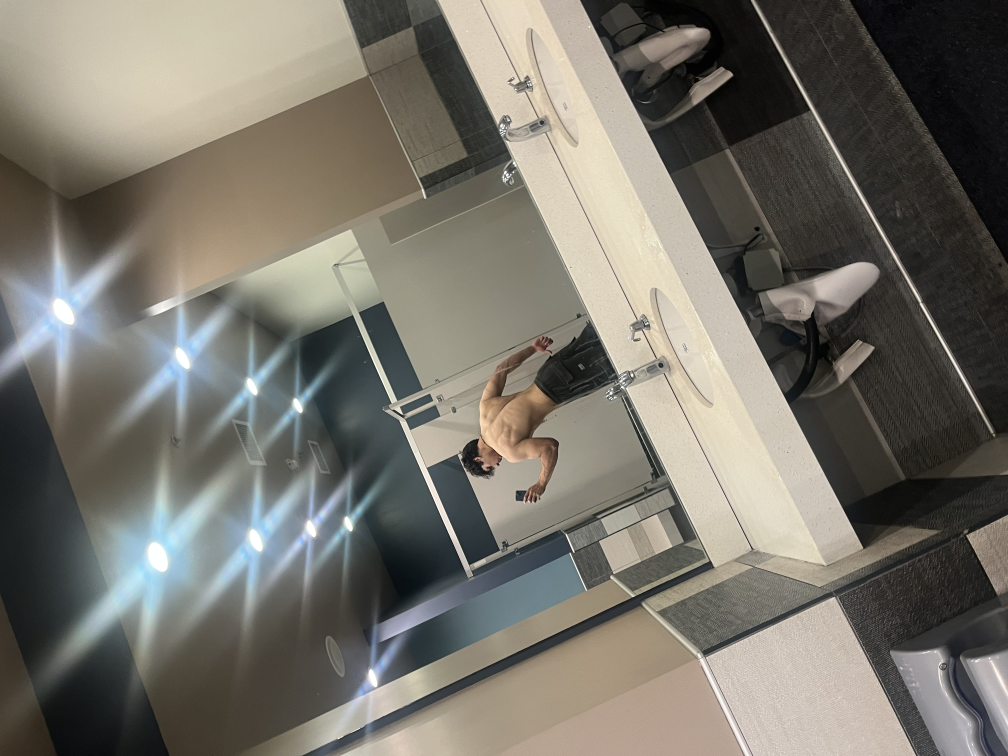
#> input picture fitness/media/IMG_4544.JPEG, 4032 x 3024 px, given in place of ultra-hud-layout.webp, which was not available (shown at 1/4 size)
$ python retrohud-sheets.py ../../fitness/media ../../fitness/media/IMG_5384.JPEG
#> lines starting #> are read from the running program, lines starting #| are printed output that depends on the picture
#!/usr/bin/env python3
"""Side-by-side sheets for the new HUD (claude/retro-hud): the owner's mockup beside our frame, and our Ultra parts beside
ultra-hud-parts.webp. Usage: python3 tests/retrohud-sheets.py OWNER_DIR [SUFFIX]   (frames in tests/out/retrohud/)."""
import sys, os
from PIL import Image, ImageDraw
owner = sys.argv[1]; suf = sys.argv[2] if len(sys.argv) > 2 else ''
out = os.path.join(os.path.dirname(os.path.abspath(__file__)), 'out', 'retrohud')
def fr(n): return Image.open(os.path.join(out, n.replace('.png', suf + '.png'))).convert('RGB')
#> called with n = 'ultra-drift-chase-390x844.png'
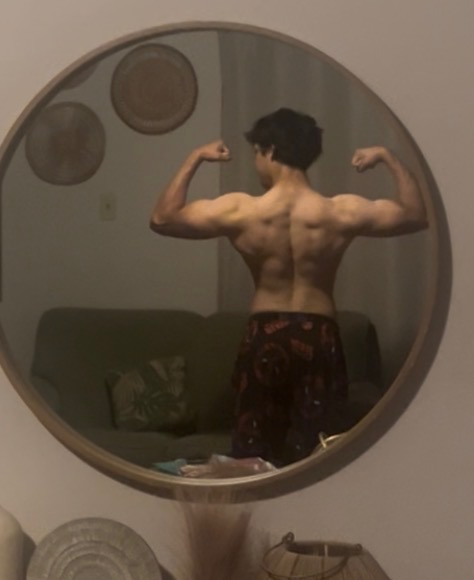
#> input picture fitness/media/IMG_5384.JPEG, 474 x 580 px, given in place of IMG_5384.JPEG.png, which was not available
#> returned value is the input picture: PIL image 474x580 RGB; mean R, G, B 99.1, 83.8, 69
def fit(im, h): return im.resize((round(im.width * h / im.height), h), Image.LANCZOS)
#> called with h = 1500
#> returned value: PIL image 2000x1500 RGB
def label(im, t):
    d = ImageDraw.Draw(im); d.rectangle((0, 0, 260, 26), fill=(0, 0, 0)); d.text((6, 6), t, fill=(255, 255, 255)); return im
def side(a, b, ta, tb, name, h=1500):
    a, b = label(fit(a, h), ta), label(fit(b, h), tb)
    s = Image.new('RGB', (a.width + b.width + 12, h), (20, 20, 20)); s.paste(a, (0, 0)); s.paste(b, (a.width + 12, 0)); s.save(os.path.join(out, name)); print(name, s.size)
#> after `s = Image.new('RGB', (a.width + b.width + 12, h), (20, 20, 20))`: s: PIL image 3238x1500 RGB; every value is 20
#> after `s.paste(a, (0, 0))`:
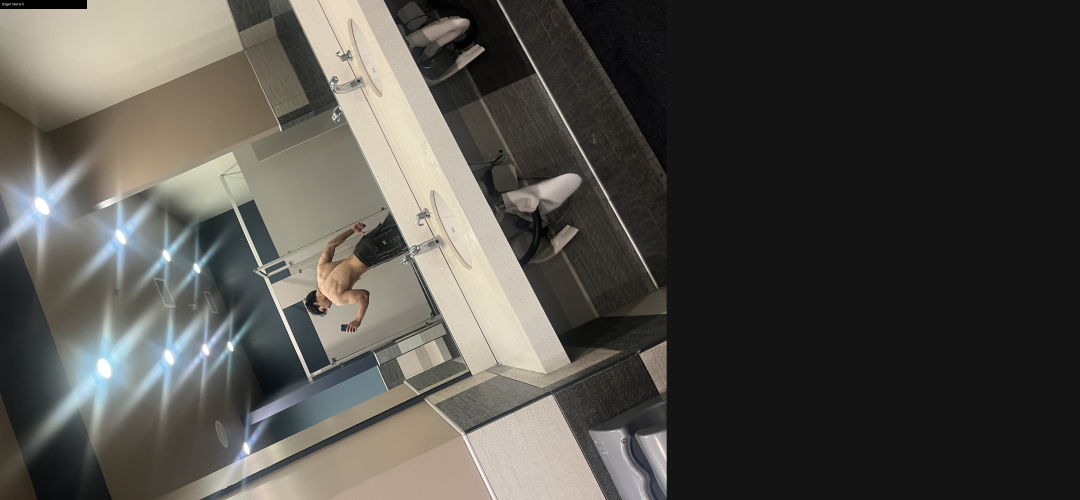
#> s: PIL image 3238x1500 RGB (shown at 1/3 size); mean R, G, B 80.7, 78.7, 73.4
#> after `s.paste(b, (a.width + 12, 0))`:
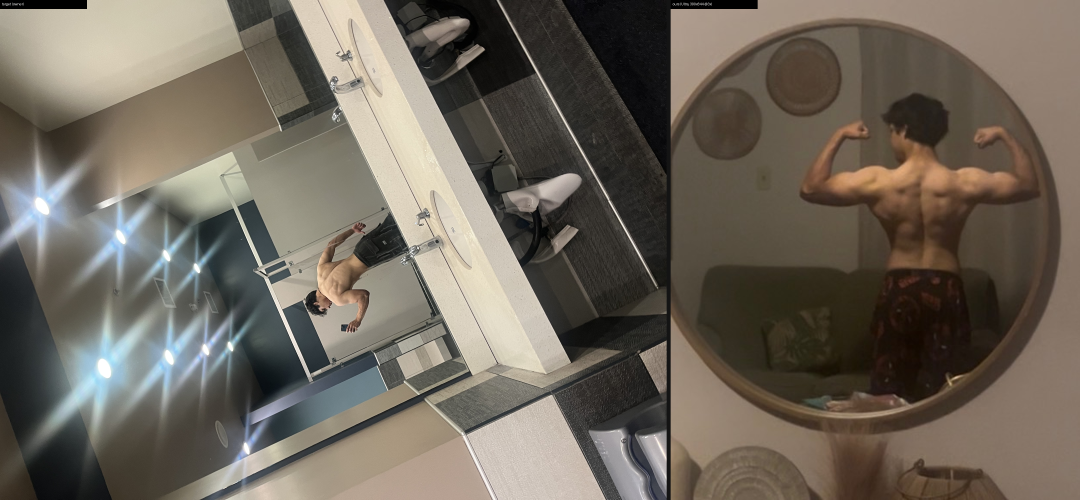
#> s: PIL image 3238x1500 RGB (shown at 1/3 size); mean R, G, B 110.4, 102.6, 91.8
#| sheet-ultra-target-vs-ours-390x844../../fitness/media/IMG_5384.JPEG.png (3238, 1500)
side(Image.open(os.path.join(owner, 'ultra-hud-layout.webp')).convert('RGB'), fr('ultra-drift-chase-390x844.png'), 'target (owner)', 'ours (Ultra, 390x844 @3x)', f'sheet-ultra-target-vs-ours-390x844{suf}.png')
# our parts, cropped from the frames (CSS px x 3), in the parts sheet's order, beside the owner's parts sheet
idle, chg, drift = fr('ultra-idle-chase-390x844.png'), fr('ultra-clear-charging-390x844.png'), fr('ultra-drift-chase-390x844.png')
#> (the run stopped early here; a loop or call above may not have finished)
